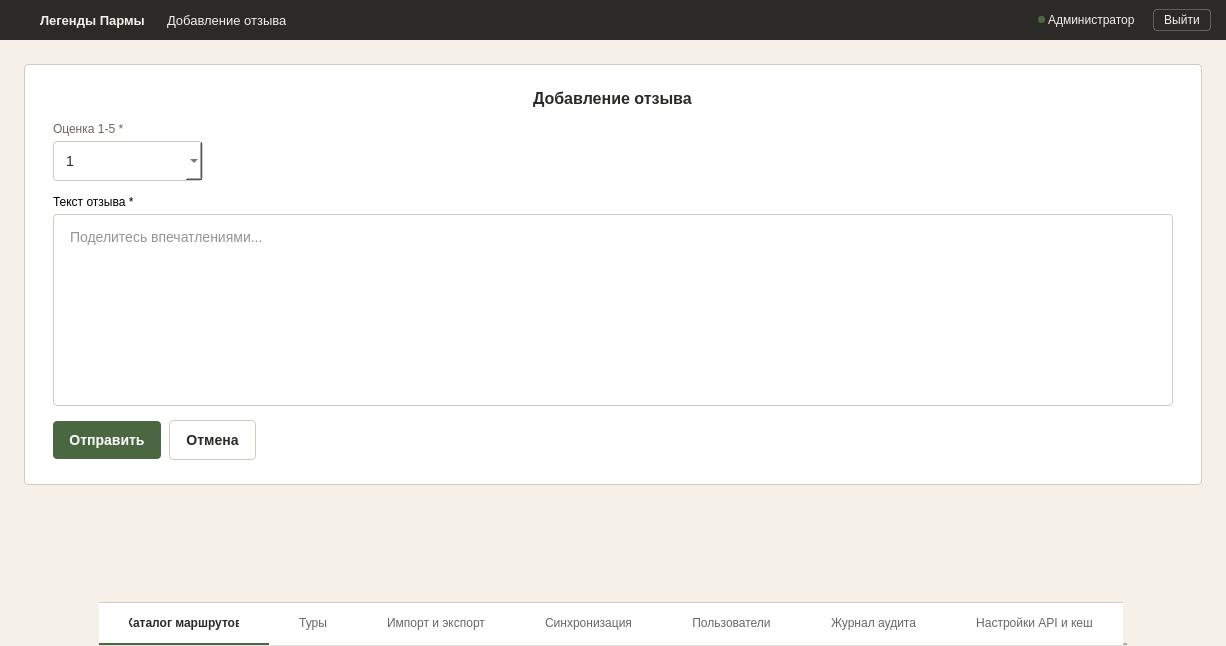
<?xml version="1.0" encoding="UTF-8"?>
<ui version="4.0">
 <class>MainWindow</class>
 <widget class="QMainWindow" name="MainWindow">
  <property name="geometry">
   <rect>
    <x>0</x>
    <y>0</y>
    <width>1226</width>
    <height>646</height>
   </rect>
  </property>
  <property name="windowTitle">
   <string>AddReviewWindow</string>
  </property>
  <property name="styleSheet">
   <string notr="true">#centralwidget {
    background-color: #F5F0E8;
}

#headerFrame { 
    background-color: #2C2A26; 
    border: none; 
}
#headerFrame QLabel { 
    color: #F5F0E8; 
}
#logout_btn {
    background-color: transparent;
    color: #F5F0E8;
    border: 1px solid rgba(255, 255, 255, 0.25);
    padding: 3px 10px;
    font-size: 12px;
    border-radius: 4px;
}
#logout_btn:hover {
    background-color: rgba(255, 255, 255, 0.08);
    border: 1px solid rgba(255, 255, 255, 0.4);
}
#logout_btn:pressed {
    background-color: rgba(255, 255, 255, 0.12);
    border: 1px solid rgba(255, 255, 255, 0.5);
}

#modalFrame {
    background-color: #FFFFFF;
    border: 1px solid #D4CBBE;
    border-radius: 4px;
}
#lbl_modal_title {
    font-size: 16px;
    font-weight: 600;
    color: #2C2A26;
}
#lbl_field {
    font-size: 12px;
    color: #6B6560;
}

QLineEdit, QTextEdit, QComboBox {
    padding: 10px 12px;
    font-size: 14px;
    border-radius: 4px;
    border: 1px solid #D4CBBE;
    background-color: #FFFFFF;
    color: #2C2A26;
}
QLineEdit:hover, QTextEdit:hover, QComboBox:hover {
    border: 1px solid #B8AE9E;
}
QLineEdit:focus, QTextEdit:focus, QComboBox:focus {
    border: 1px solid #4A6741;
}
QComboBox QAbstractItemView {
    background-color: #FFFFFF;
    border: 1px solid #D4CBBE;
    selection-background-color: #E8EDE4;
    selection-color: #2C2A26;
}

#btn_publish {
    background-color: #4A6741;
    color: #FFFFFF;
    border: none;
    padding: 11px 16px;
    font-size: 14px;
    font-weight: 600;
    border-radius: 4px;
}
#btn_publish:hover { background-color: #3D5636; }
#btn_publish:pressed { background-color: #334A2E; }
#btn_publish:disabled { background-color: #A8B5A0; }

#btn_cancel {
    background-color: #FFFFFF;
    color: #2C2A26;
    border: 1px solid #D4CBBE;
    padding: 11px 16px;
    font-size: 14px;
    font-weight: 600;
    border-radius: 4px;
}
#btn_cancel:hover {
    background-color: #F5F0E8;
    border: 1px solid #4A6741;
}

QTabWidget::panel { border: none; background-color: #FFFFFF; }
QTabBar { background-color: #FFFFFF; border: none; }
QTabBar::tab { 
    height: 40px; 
    background-color: #FFFFFF; 
    color: #6B6560; 
    font-size: 12px; 
    font-weight: normal; 
    padding: 0px 30px; 
    border: none; 
    border-bottom: 2px solid transparent; 
    border-top: 1px solid #D4CBBE;
    text-align: center; 
}
QTabBar::tab:hover { color: #2C2A26; }
QTabBar::tab:selected { color: #2C2A26; font-weight: 600; border-bottom: 2px solid #4A6741; }</string>
  </property>
  <widget class="QWidget" name="centralwidget">
   <layout class="QVBoxLayout" name="verticalLayout">
    <property name="spacing">
     <number>0</number>
    </property>
    <property name="leftMargin">
     <number>0</number>
    </property>
    <property name="topMargin">
     <number>0</number>
    </property>
    <property name="rightMargin">
     <number>0</number>
    </property>
    <property name="bottomMargin">
     <number>0</number>
    </property>
    <item>
     <widget class="QFrame" name="headerFrame">
      <property name="minimumSize">
       <size>
        <width>0</width>
        <height>40</height>
       </size>
      </property>
      <property name="maximumSize">
       <size>
        <width>16777215</width>
        <height>40</height>
       </size>
      </property>
      <layout class="QHBoxLayout" name="horizontalLayout">
       <property name="spacing">
        <number>0</number>
       </property>
       <property name="leftMargin">
        <number>15</number>
       </property>
       <property name="topMargin">
        <number>0</number>
       </property>
       <property name="rightMargin">
        <number>15</number>
       </property>
       <property name="bottomMargin">
        <number>0</number>
       </property>
       <item>
        <widget class="QPushButton" name="logo">
         <property name="minimumSize">
          <size>
           <width>22</width>
           <height>22</height>
          </size>
         </property>
         <property name="maximumSize">
          <size>
           <width>22</width>
           <height>22</height>
          </size>
         </property>
         <property name="styleSheet">
          <string notr="true">QPushButton { background: transparent; margin-right: 12px; border: none; }</string>
         </property>
         <property name="text">
          <string/>
         </property>
         <property name="icon">
          <iconset resource="../qrc/login_res.qrc">
           <normaloff>:/login/icons/logo.png</normaloff>:/login/icons/logo.png</iconset>
         </property>
         <property name="iconSize">
          <size>
           <width>18</width>
           <height>18</height>
          </size>
         </property>
        </widget>
       </item>
       <item>
        <widget class="QLabel" name="name">
         <property name="styleSheet">
          <string notr="true">font-size: 13px; font-weight: bold; margin-right: 15px;</string>
         </property>
         <property name="text">
          <string>Легенды Пармы</string>
         </property>
        </widget>
       </item>
       <item>
        <widget class="QLabel" name="name_chart">
         <property name="styleSheet">
          <string notr="true">font-size: 13px; margin-right: 10px;</string>
         </property>
         <property name="text">
          <string>Добавление отзыва</string>
         </property>
        </widget>
       </item>
       <item>
        <spacer name="horizontalSpacer">
         <property name="orientation">
          <enum>Qt::Orientation::Horizontal</enum>
         </property>
         <property name="sizeHint" stdset="0">
          <size>
           <width>40</width>
           <height>20</height>
          </size>
         </property>
        </spacer>
       </item>
       <item>
        <widget class="QLabel" name="status_lb">
         <property name="minimumSize">
          <size>
           <width>7</width>
           <height>7</height>
          </size>
         </property>
         <property name="maximumSize">
          <size>
           <width>7</width>
           <height>7</height>
          </size>
         </property>
         <property name="styleSheet">
          <string notr="true">background-color: #4A6741; border-radius: 3px; border: none;</string>
         </property>
         <property name="text">
          <string/>
         </property>
        </widget>
       </item>
       <item>
        <widget class="QLabel" name="role_lb">
         <property name="styleSheet">
          <string notr="true">font-size: 12px; margin-right: 15px;</string>
         </property>
         <property name="text">
          <string>Администратор</string>
         </property>
        </widget>
       </item>
       <item>
        <widget class="QPushButton" name="logout_btn">
         <property name="cursor">
          <cursorShape>PointingHandCursor</cursorShape>
         </property>
         <property name="text">
          <string>Выйти</string>
         </property>
        </widget>
       </item>
      </layout>
     </widget>
    </item>
    <item>
     <layout class="QVBoxLayout" name="modalContainerLayout">
      <property name="spacing">
       <number>0</number>
      </property>
      <property name="leftMargin">
       <number>24</number>
      </property>
      <property name="topMargin">
       <number>24</number>
      </property>
      <property name="rightMargin">
       <number>24</number>
      </property>
      <property name="bottomMargin">
       <number>0</number>
      </property>
      <item>
       <widget class="QFrame" name="modalFrame">
        <property name="sizePolicy">
         <sizepolicy hsizetype="Expanding" vsizetype="Maximum">
          <horstretch>0</horstretch>
          <verstretch>0</verstretch>
         </sizepolicy>
        </property>
        <layout class="QVBoxLayout" name="modalLayout">
         <property name="spacing">
          <number>14</number>
         </property>
         <property name="leftMargin">
          <number>28</number>
         </property>
         <property name="topMargin">
          <number>24</number>
         </property>
         <property name="rightMargin">
          <number>28</number>
         </property>
         <property name="bottomMargin">
          <number>24</number>
         </property>
         <item alignment="Qt::AlignmentFlag::AlignHCenter">
          <widget class="QLabel" name="lbl_modal_title">
           <property name="text">
            <string>Добавление отзыва</string>
           </property>
          </widget>
         </item>
         <item>
          <layout class="QVBoxLayout" name="ratingLayout">
           <property name="spacing">
            <number>5</number>
           </property>
           <item>
            <widget class="QLabel" name="lbl_field">
             <property name="text">
              <string>Оценка 1-5 *</string>
             </property>
            </widget>
           </item>
           <item>
            <widget class="QComboBox" name="input_rating">
             <property name="maximumSize">
              <size>
               <width>150</width>
               <height>16777215</height>
              </size>
             </property>
             <item>
              <property name="text">
               <string>1</string>
              </property>
             </item>
             <item>
              <property name="text">
               <string>2</string>
              </property>
             </item>
             <item>
              <property name="text">
               <string>3</string>
              </property>
             </item>
             <item>
              <property name="text">
               <string>4</string>
              </property>
             </item>
             <item>
              <property name="text">
               <string>5</string>
              </property>
             </item>
            </widget>
           </item>
          </layout>
         </item>
         <item>
          <layout class="QVBoxLayout" name="reviewTextLayout">
           <property name="spacing">
            <number>5</number>
           </property>
           <item>
            <widget class="QLabel" name="lbl_field">
             <property name="text">
              <string>Текст отзыва *</string>
             </property>
            </widget>
           </item>
           <item>
            <widget class="QTextEdit" name="input_review">
             <property name="minimumSize">
              <size>
               <width>0</width>
               <height>120</height>
              </size>
             </property>
             <property name="placeholderText">
              <string>Поделитесь впечатлениями...</string>
             </property>
            </widget>
           </item>
          </layout>
         </item>
         <item>
          <layout class="QHBoxLayout" name="buttonsLayout">
           <property name="spacing">
            <number>8</number>
           </property>
           <item>
            <widget class="QPushButton" name="btn_publish">
             <property name="cursor">
              <cursorShape>PointingHandCursor</cursorShape>
             </property>
             <property name="text">
              <string>Отправить</string>
             </property>
            </widget>
           </item>
           <item>
            <widget class="QPushButton" name="btn_cancel">
             <property name="cursor">
              <cursorShape>PointingHandCursor</cursorShape>
             </property>
             <property name="text">
              <string>Отмена</string>
             </property>
            </widget>
           </item>
           <item>
            <spacer name="buttonsSpacer">
             <property name="orientation">
              <enum>Qt::Orientation::Horizontal</enum>
             </property>
             <property name="sizeHint" stdset="0">
              <size>
               <width>40</width>
               <height>20</height>
              </size>
             </property>
            </spacer>
           </item>
          </layout>
         </item>
        </layout>
       </widget>
      </item>
     </layout>
    </item>
    <item>
     <spacer name="verticalSpacer">
      <property name="orientation">
       <enum>Qt::Orientation::Vertical</enum>
      </property>
      <property name="sizeHint" stdset="0">
       <size>
        <width>20</width>
        <height>40</height>
       </size>
      </property>
     </spacer>
    </item>
    <item alignment="Qt::AlignmentFlag::AlignHCenter">
     <widget class="QTabWidget" name="tabWidget">
      <property name="sizePolicy">
       <sizepolicy hsizetype="Maximum" vsizetype="Fixed">
        <horstretch>0</horstretch>
        <verstretch>0</verstretch>
       </sizepolicy>
      </property>
      <property name="minimumSize">
       <size>
        <width>0</width>
        <height>44</height>
       </size>
      </property>
      <property name="maximumSize">
       <size>
        <width>16777215</width>
        <height>44</height>
       </size>
      </property>
      <property name="tabPosition">
       <enum>QTabWidget::TabPosition::North</enum>
      </property>
      <property name="currentIndex">
       <number>0</number>
      </property>
      <property name="usesScrollButtons">
       <bool>false</bool>
      </property>
      <property name="tabsClosable">
       <bool>false</bool>
      </property>
      <property name="drawBase" stdset="0">
       <bool>false</bool>
      </property>
      <widget class="QWidget" name="tab_8">
       <attribute name="title">
        <string>Каталог маршрутов</string>
       </attribute>
      </widget>
      <widget class="QWidget" name="tab_9">
       <attribute name="title">
        <string>Туры</string>
       </attribute>
      </widget>
      <widget class="QWidget" name="tab_10">
       <attribute name="title">
        <string>Импорт и экспорт</string>
       </attribute>
      </widget>
      <widget class="QWidget" name="tab_11">
       <attribute name="title">
        <string>Синхронизация</string>
       </attribute>
      </widget>
      <widget class="QWidget" name="tab_12">
       <attribute name="title">
        <string>Пользователи</string>
       </attribute>
      </widget>
      <widget class="QWidget" name="tab_13">
       <attribute name="title">
        <string>Журнал аудита</string>
       </attribute>
      </widget>
      <widget class="QWidget" name="tab_14">
       <attribute name="title">
        <string>Настройки API и кеш</string>
       </attribute>
      </widget>
     </widget>
    </item>
   </layout>
  </widget>
 </widget>
 <resources>
  <include location="../qrc/login_res.qrc"/>
 </resources>
 <connections/>
</ui>
